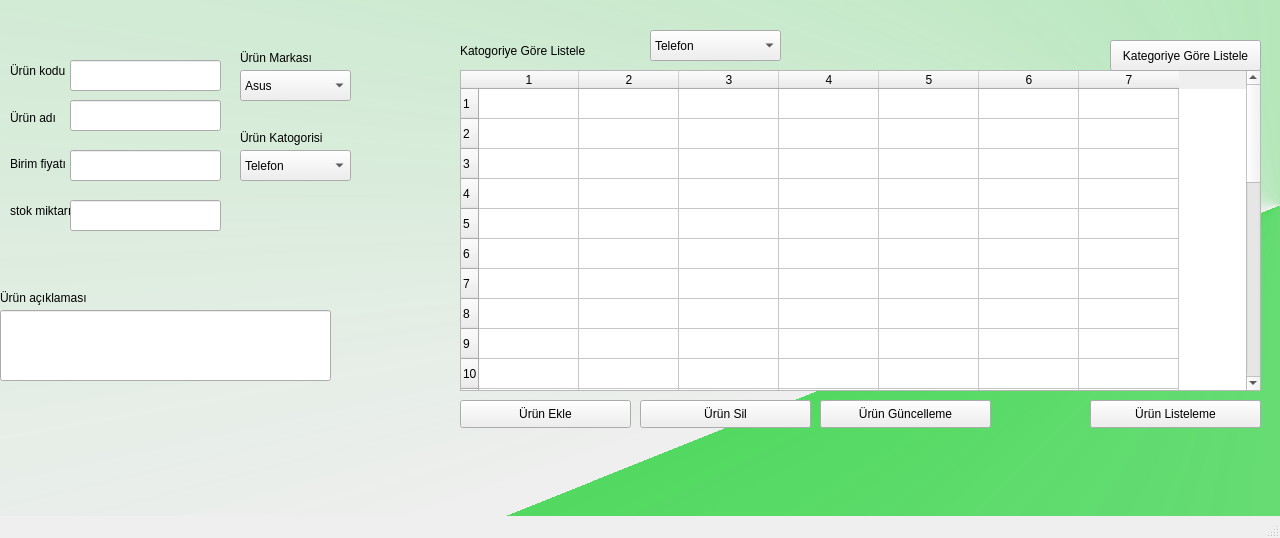
<?xml version="1.0" encoding="UTF-8"?>
<ui version="4.0">
 <class>MainWindow</class>
 <widget class="QMainWindow" name="MainWindow">
  <property name="geometry">
   <rect>
    <x>0</x>
    <y>0</y>
    <width>1280</width>
    <height>538</height>
   </rect>
  </property>
  <property name="windowTitle">
   <string>MainWindow</string>
  </property>
  <widget class="QWidget" name="centralwidget">
   <property name="styleSheet">
    <string notr="true">#centralwidget{
background-color: qconicalgradient(cx:0.886, cy:0.516682, angle:185.8, stop:0 rgba(0, 206, 23, 166), stop:1 rgba(0, 0, 0, 0));
background-color: qconicalgradient(cx:1, cy:0.398, angle:225.4, stop:0 rgba(0, 206, 23, 166), stop:1 rgba(0, 0, 0, 0));
}</string>
   </property>
   <widget class="QLabel" name="label_5">
    <property name="geometry">
     <rect>
      <x>0</x>
      <y>290</y>
      <width>251</width>
      <height>16</height>
     </rect>
    </property>
    <property name="text">
     <string>Ürün açıklaması</string>
    </property>
   </widget>
   <widget class="QComboBox" name="cmbMarka">
    <property name="geometry">
     <rect>
      <x>240</x>
      <y>70</y>
      <width>111</width>
      <height>31</height>
     </rect>
    </property>
    <property name="currentIndex">
     <number>0</number>
    </property>
    <item>
     <property name="text">
      <string>Asus</string>
     </property>
    </item>
    <item>
     <property name="text">
      <string>Monster  Nootbook</string>
     </property>
    </item>
    <item>
     <property name="text">
      <string>Lenevo</string>
     </property>
    </item>
    <item>
     <property name="text">
      <string>JBL</string>
     </property>
    </item>
    <item>
     <property name="text">
      <string>Samsung</string>
     </property>
    </item>
    <item>
     <property name="text">
      <string>Apple</string>
     </property>
    </item>
    <item>
     <property name="text">
      <string>Oppo</string>
     </property>
    </item>
   </widget>
   <widget class="QComboBox" name="cmbKategori">
    <property name="geometry">
     <rect>
      <x>240</x>
      <y>150</y>
      <width>111</width>
      <height>31</height>
     </rect>
    </property>
    <property name="currentIndex">
     <number>0</number>
    </property>
    <item>
     <property name="text">
      <string>Telefon</string>
     </property>
    </item>
    <item>
     <property name="text">
      <string>Bilgisayar</string>
     </property>
    </item>
    <item>
     <property name="text">
      <string>Tablet</string>
     </property>
    </item>
    <item>
     <property name="text">
      <string>Hoperlör</string>
     </property>
    </item>
   </widget>
   <widget class="QLabel" name="label_6">
    <property name="geometry">
     <rect>
      <x>240</x>
      <y>50</y>
      <width>91</width>
      <height>16</height>
     </rect>
    </property>
    <property name="text">
     <string>Ürün Markası</string>
    </property>
   </widget>
   <widget class="QLabel" name="label_7">
    <property name="geometry">
     <rect>
      <x>240</x>
      <y>130</y>
      <width>91</width>
      <height>16</height>
     </rect>
    </property>
    <property name="text">
     <string>Ürün Katogorisi</string>
    </property>
   </widget>
   <widget class="QLineEdit" name="lneurunAciklama">
    <property name="geometry">
     <rect>
      <x>0</x>
      <y>310</y>
      <width>331</width>
      <height>71</height>
     </rect>
    </property>
   </widget>
   <widget class="QTableWidget" name="tableWidget">
    <property name="geometry">
     <rect>
      <x>460</x>
      <y>70</y>
      <width>801</width>
      <height>321</height>
     </rect>
    </property>
    <property name="rowCount">
     <number>30</number>
    </property>
    <property name="columnCount">
     <number>7</number>
    </property>
    <row/>
    <row/>
    <row/>
    <row/>
    <row/>
    <row/>
    <row/>
    <row/>
    <row/>
    <row/>
    <row/>
    <row/>
    <row/>
    <row/>
    <row/>
    <row/>
    <row/>
    <row/>
    <row/>
    <row/>
    <row/>
    <row/>
    <row/>
    <row/>
    <row/>
    <row/>
    <row/>
    <row/>
    <row/>
    <row/>
    <column/>
    <column/>
    <column/>
    <column/>
    <column/>
    <column/>
    <column/>
   </widget>
   <widget class="QComboBox" name="cmbKategoriListele">
    <property name="geometry">
     <rect>
      <x>650</x>
      <y>30</y>
      <width>131</width>
      <height>31</height>
     </rect>
    </property>
    <property name="currentIndex">
     <number>0</number>
    </property>
    <item>
     <property name="text">
      <string>Telefon</string>
     </property>
    </item>
    <item>
     <property name="text">
      <string>Tablet</string>
     </property>
    </item>
    <item>
     <property name="text">
      <string>Hoperlör</string>
     </property>
    </item>
    <item>
     <property name="text">
      <string>Bilgisayar</string>
     </property>
    </item>
   </widget>
   <widget class="QLabel" name="label_8">
    <property name="geometry">
     <rect>
      <x>460</x>
      <y>40</y>
      <width>181</width>
      <height>22</height>
     </rect>
    </property>
    <property name="text">
     <string>Katogoriye Göre Listele</string>
    </property>
   </widget>
   <widget class="QPushButton" name="btnEkle">
    <property name="geometry">
     <rect>
      <x>460</x>
      <y>400</y>
      <width>171</width>
      <height>28</height>
     </rect>
    </property>
    <property name="text">
     <string>Ürün Ekle</string>
    </property>
   </widget>
   <widget class="QPushButton" name="btnSil">
    <property name="geometry">
     <rect>
      <x>640</x>
      <y>400</y>
      <width>171</width>
      <height>28</height>
     </rect>
    </property>
    <property name="text">
     <string>Ürün Sil</string>
    </property>
   </widget>
   <widget class="QPushButton" name="btnGuncelle">
    <property name="geometry">
     <rect>
      <x>820</x>
      <y>400</y>
      <width>171</width>
      <height>28</height>
     </rect>
    </property>
    <property name="text">
     <string>Ürün Güncelleme</string>
    </property>
   </widget>
   <widget class="QPushButton" name="btnListele">
    <property name="geometry">
     <rect>
      <x>1090</x>
      <y>400</y>
      <width>171</width>
      <height>28</height>
     </rect>
    </property>
    <property name="text">
     <string>Ürün Listeleme</string>
    </property>
   </widget>
   <widget class="QWidget" name="layoutWidget">
    <property name="geometry">
     <rect>
      <x>10</x>
      <y>50</y>
      <width>68</width>
      <height>181</height>
     </rect>
    </property>
    <layout class="QVBoxLayout" name="verticalLayout">
     <item>
      <widget class="QLabel" name="label">
       <property name="text">
        <string>Ürün kodu</string>
       </property>
      </widget>
     </item>
     <item>
      <widget class="QLabel" name="label_2">
       <property name="text">
        <string>Ürün adı</string>
       </property>
      </widget>
     </item>
     <item>
      <widget class="QLabel" name="label_3">
       <property name="text">
        <string>Birim fiyatı</string>
       </property>
      </widget>
     </item>
     <item>
      <widget class="QLabel" name="label_4">
       <property name="text">
        <string>stok miktarı</string>
       </property>
      </widget>
     </item>
    </layout>
   </widget>
   <widget class="QPushButton" name="btnKategoriyeGoreListele">
    <property name="geometry">
     <rect>
      <x>1110</x>
      <y>40</y>
      <width>151</width>
      <height>31</height>
     </rect>
    </property>
    <property name="text">
     <string>Kategoriye Göre Listele</string>
    </property>
   </widget>
   <widget class="QLineEdit" name="lnestokMiktari">
    <property name="geometry">
     <rect>
      <x>70</x>
      <y>200</y>
      <width>151</width>
      <height>31</height>
     </rect>
    </property>
   </widget>
   <widget class="QLineEdit" name="lneurunAdi">
    <property name="geometry">
     <rect>
      <x>70</x>
      <y>100</y>
      <width>151</width>
      <height>31</height>
     </rect>
    </property>
   </widget>
   <widget class="QLineEdit" name="lneurunKodu">
    <property name="geometry">
     <rect>
      <x>70</x>
      <y>60</y>
      <width>151</width>
      <height>31</height>
     </rect>
    </property>
   </widget>
   <widget class="QLineEdit" name="lnebirimFiyat">
    <property name="geometry">
     <rect>
      <x>70</x>
      <y>150</y>
      <width>151</width>
      <height>31</height>
     </rect>
    </property>
   </widget>
  </widget>
  <widget class="QMenuBar" name="menubar">
   <property name="geometry">
    <rect>
     <x>0</x>
     <y>0</y>
     <width>1280</width>
     <height>26</height>
    </rect>
   </property>
  </widget>
  <widget class="QStatusBar" name="statusbar"/>
 </widget>
 <resources/>
 <connections/>
</ui>
